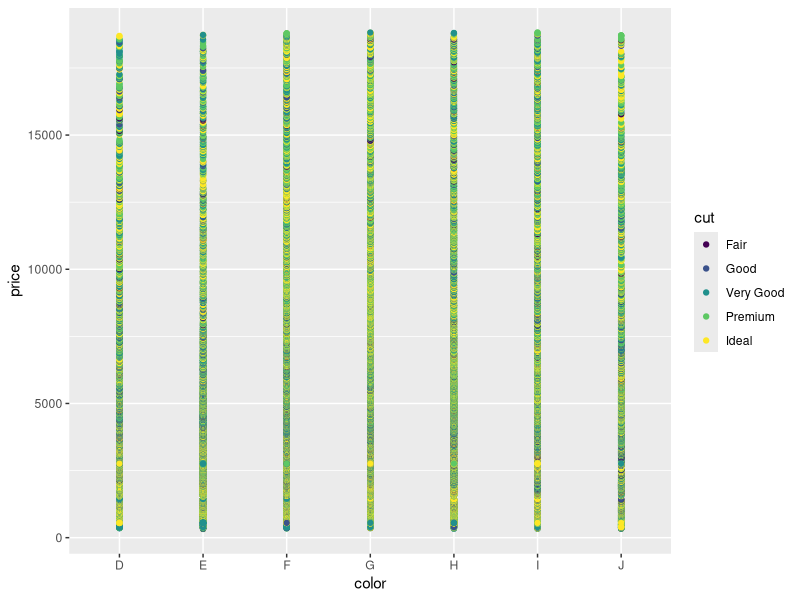
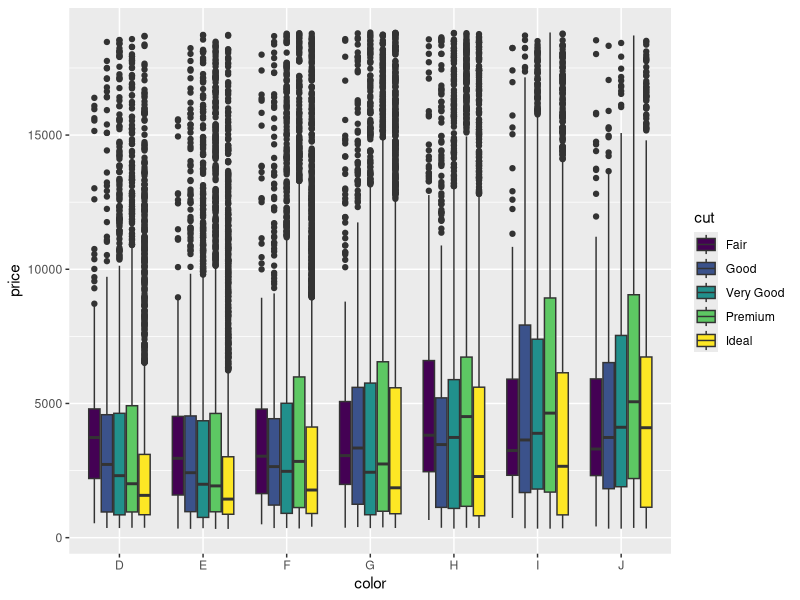
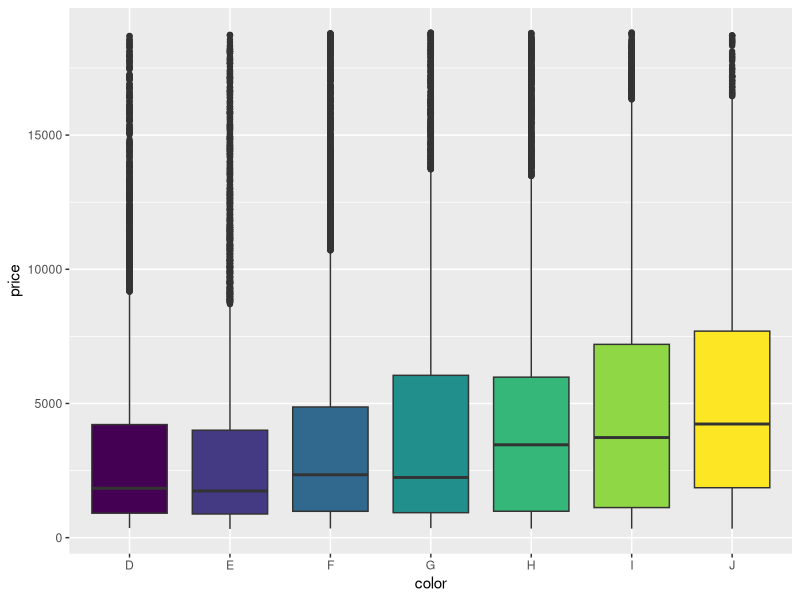
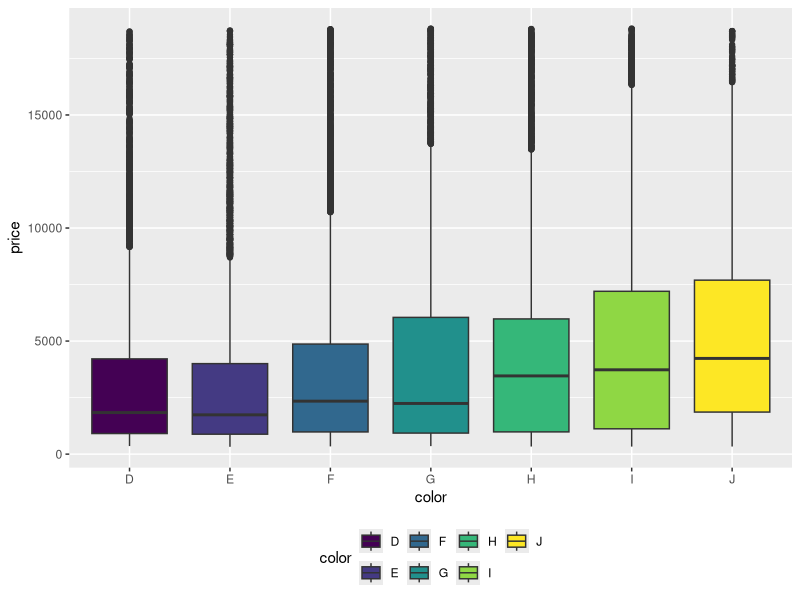
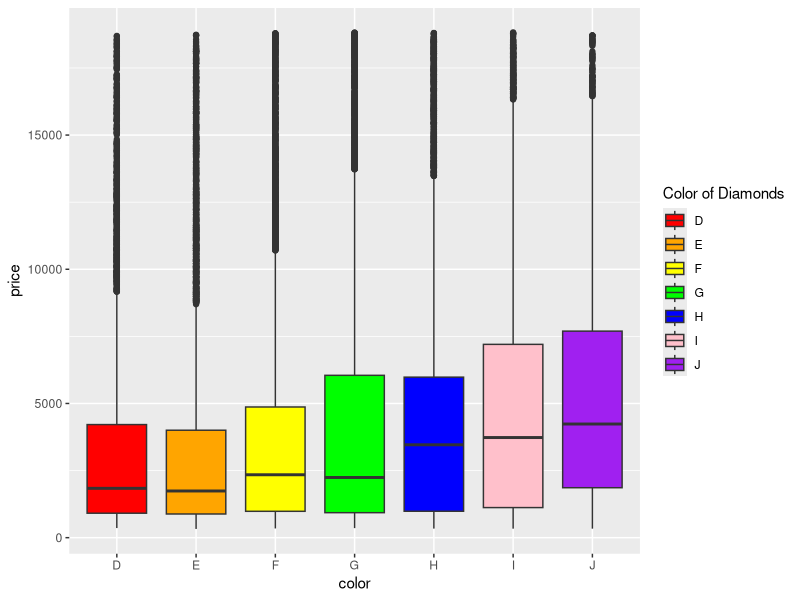
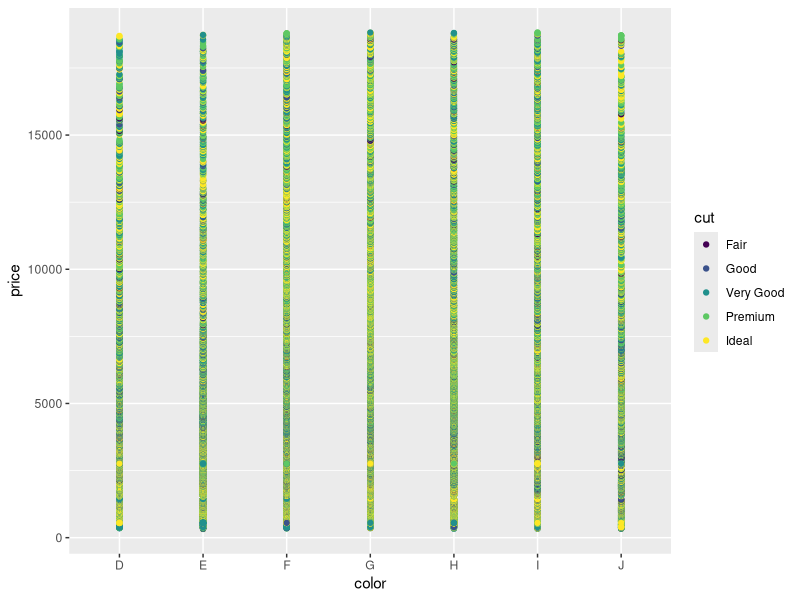

Recreate these plots in R, in order.
## ---- chunk 1
library(tidyverse)
ggplot(diamonds, aes(color, price, color= cut))+ geom_point()# not super helpful 
ggplot(diamonds, aes(color, price, fill=cut)) + geom_boxplot()

ggplot(diamonds, aes(color, price, fill = color)) + geom_boxplot() + theme(legend.position = "none")
## ---- chunk 2
ggplot(diamonds, aes(color, price, fill = color)) + geom_boxplot() + theme(legend.position = "bottom")
## ---- chunk 3
ggplot(diamonds, aes(color, price, fill = color)) + geom_boxplot() + scale_fill_manual(values = c("red", "orange", "yellow", "green", "blue", "pink", "purple"), name = "Color of Diamonds")
## ---- chunk 4

## ---- chunk 5

## ---- chunk 6

## ---- chunk 7

## ---- chunk 8

## ---- chunk 9

## ---- chunk 10
ggplot(diamonds, aes(color, price, color= cut))+ geom_point()


## ---- chunk 11

## ---- chunk 12

## ---- chunk 13

## ---- chunk 14

## ---- chunk 15

## ---- chunk 16
 
## ---- chunk 17
